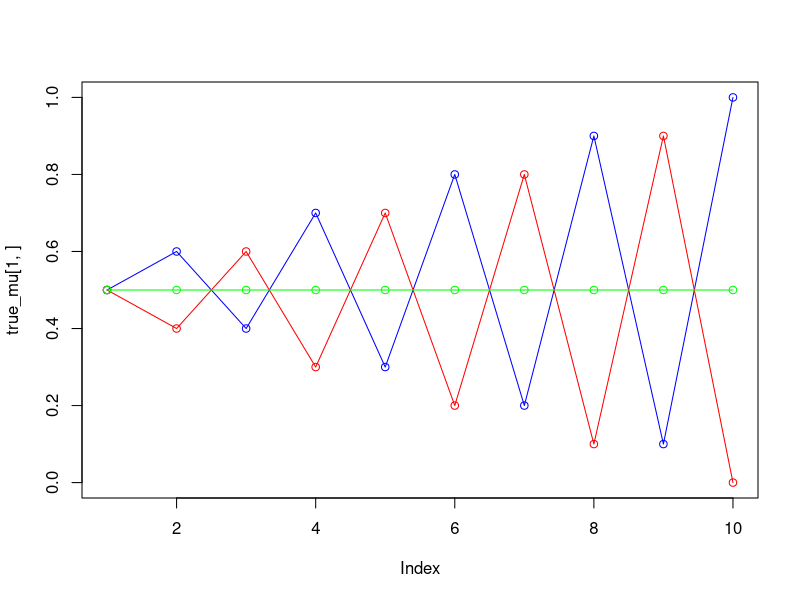
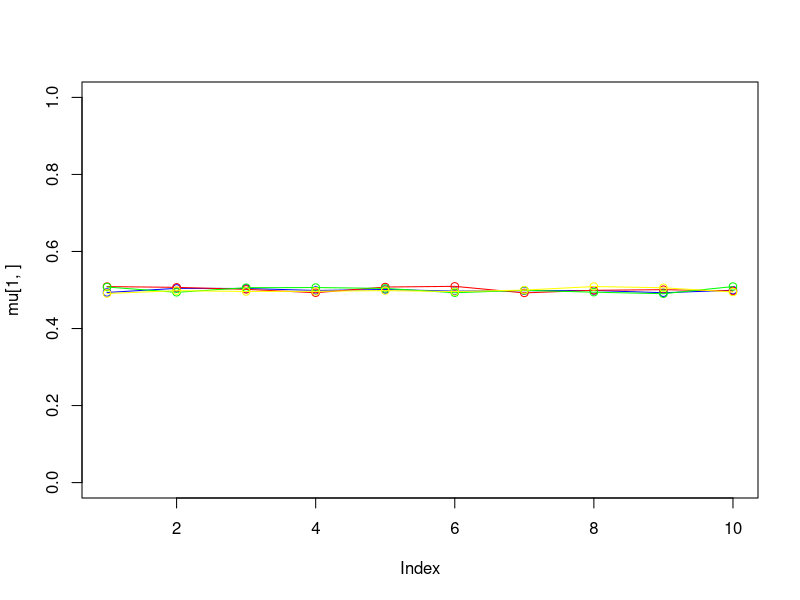
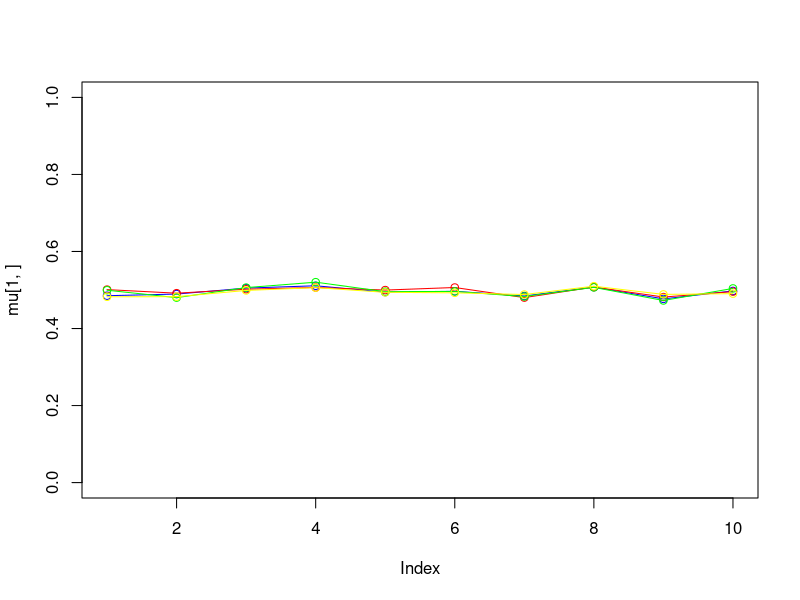
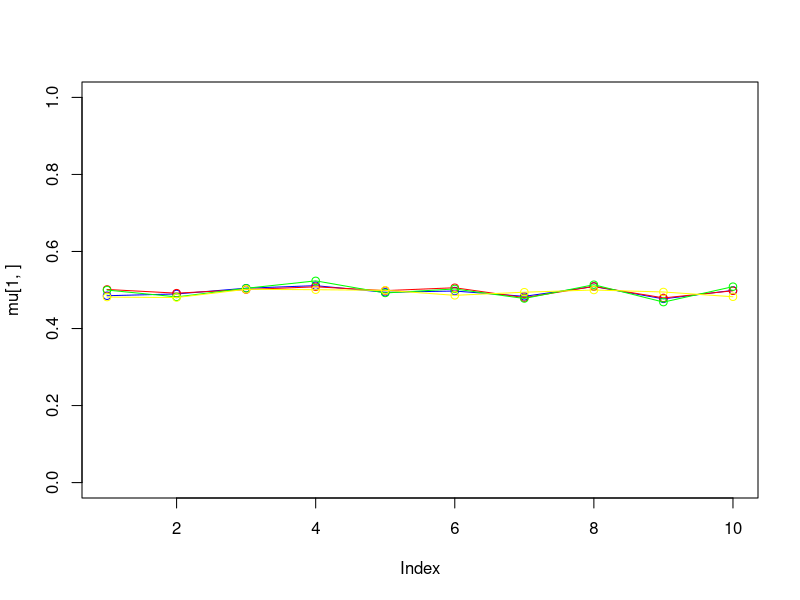
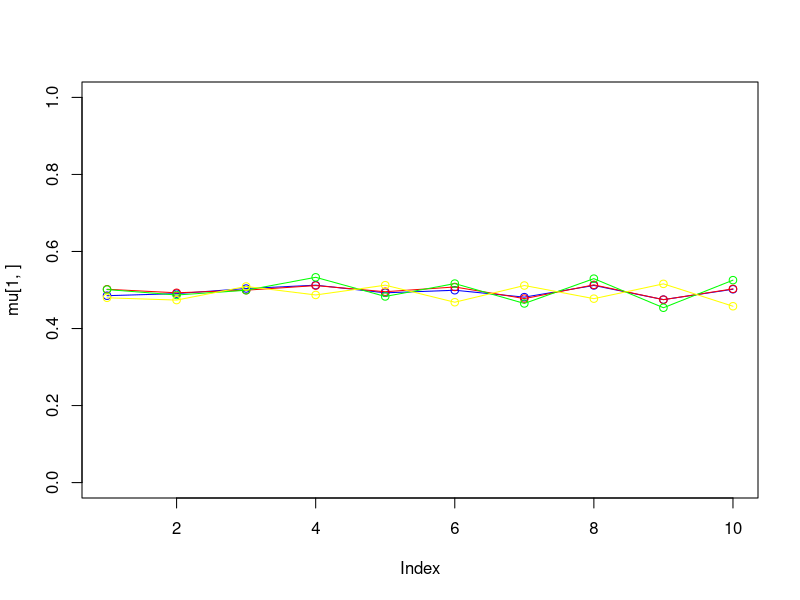
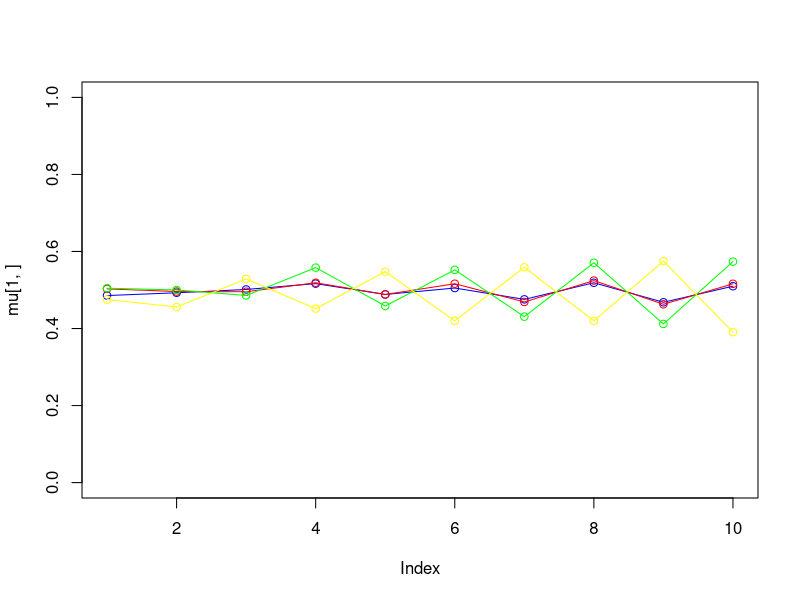
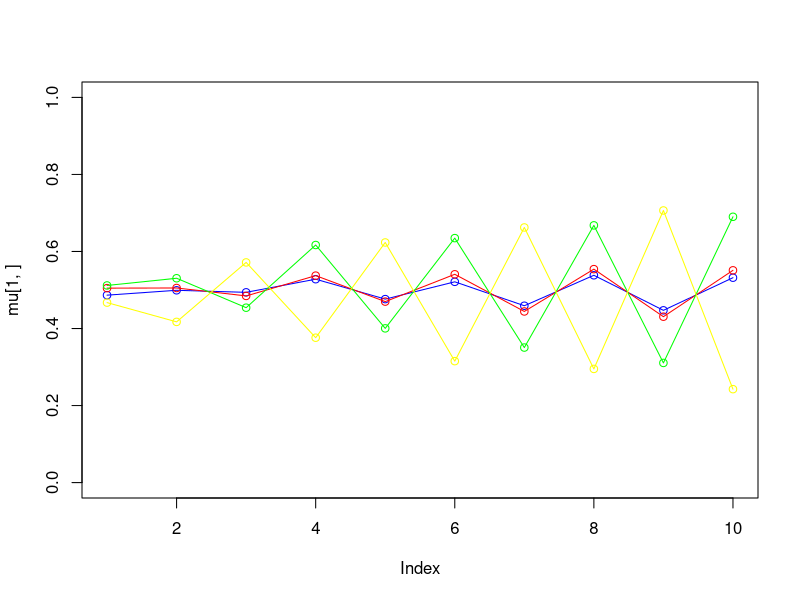
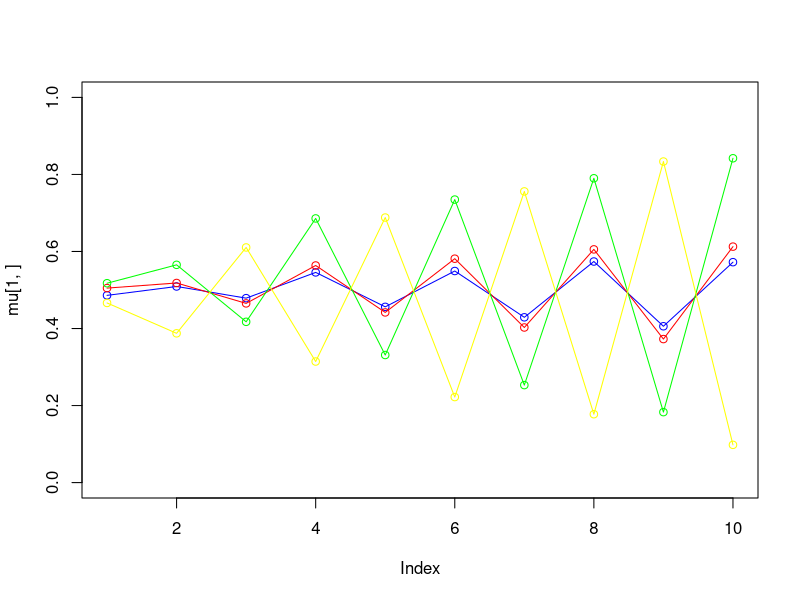

These figures' R source, in order:
set.seed(1234567890)
max_it <- 100 # max number of EM iterations
min_change <- 0.1 # min change in log lik between two consecutive iterations
n=1000 # number of training points
D=10 # number of dimensions
x <- matrix(nrow=n, ncol=D) # training data
true_pi <- vector(length = 3) # true mixing coefficients
true_mu <- matrix(nrow=3, ncol=D) # true conditional distributions
true_pi=c(1/3, 1/3, 1/3)
true_mu[1,]=c(0.5,0.6,0.4,0.7,0.3,0.8,0.2,0.9,0.1,1)
true_mu[2,]=c(0.5,0.4,0.6,0.3,0.7,0.2,0.8,0.1,0.9,0)
true_mu[3,]=c(0.5,0.5,0.5,0.5,0.5,0.5,0.5,0.5,0.5,0.5)
plot(true_mu[1,], type="o", col="blue", ylim=c(0,1))
points(true_mu[2,], type="o", col="red")
points(true_mu[3,], type="o", col="green")
# Producing the training data
for(i in 1:n) {
  m <- sample(1:3,1,prob=true_pi)
  for(d in 1:D) {
    x[i,d] <- rbinom(1,1,true_mu[m,d])
  }
}

M=4 # number of clusters
w <- matrix(nrow=n, ncol=M) # weights
pi <- vector(length = M) # mixing coefficients
mu <- matrix(nrow=M, ncol=D) # conditional distributions
llik <- vector(length = max_it) # log likelihood of the EM iterations
# Random initialization of the parameters
pi <- runif(M,0.49,0.51)
pi <- pi / sum(pi)
for(m in 1:M) {
  mu[m,] <- runif(D,0.49,0.51)
}

pi
mu



for(it in 1:max_it) {
  plot(mu[1,], type="o", col="blue", ylim=c(0,1))
  points(mu[2,], type="o", col="red")
  points(mu[3,], type="o", col="green")
  points(mu[4,], type="o", col="yellow")
  Sys.sleep(0.5)
  # E-step: Computation of the weights
  # Your code here
  for (i in 1:n){
    for (m in 1:M){
      bern <- 1
      for (d in 1:D){
        bern_d <- mu[m,d]^(x[i,d]) * (1-mu[m,d])^(1-x[i,d])
        if (bern_d < 0){
          # print(bern_d)
        }
        bern <- bern * bern_d
      }
      w[i,m] <- pi[m] * bern
    }
    w[i,] <- w[i,]/(sum(w[i,]))
  }
  
  #Log likelihood computation.
  # Your code here
  #llik[it] <- sum(log(colSums(w)))
  llik[it] <- sum(colSums(log(w)))
  
  cat("iteration: ", it, "log likelihood: ", llik[it], "\n")
  flush.console()
  # Stop if the log likelihood has not changed significantly
  # Your code here
  if (it > 1){
    if (abs(llik[it] - llik[it-1]) <= 0.001){
      cat("No significant change in likelihood:", llik[it-1], "to", llik[it])
      break
    }
  }
  #M-step: ML parameter estimation from the data and weights
  # Your code here
  for (m in 1:M){
    # update pis
    pi[m] <- sum(w[,m]) / n
    
    # update mus
    weighted_x <- vector(length=D)
    for (i in 1:n){
       weighted_x <- weighted_x + sum(w[i,m]) * x[i,]
    }
    mu[m,] <- 1/sum(w[,m]) * weighted_x
  }
  
  #w <- matrix(nrow=n, ncol=M) # weights
  #pi <- vector(length = M) # mixing coefficients
  #mu <- matrix(nrow=M, ncol=D) # conditional distributions
 
}

mu
weighted_x
x[i,]
w[,1:2]
bern
sum(w[,2])
pi
mu
plot(llik[1:it], type="o")
x
colSums(w)
sum(w[,1])
w


